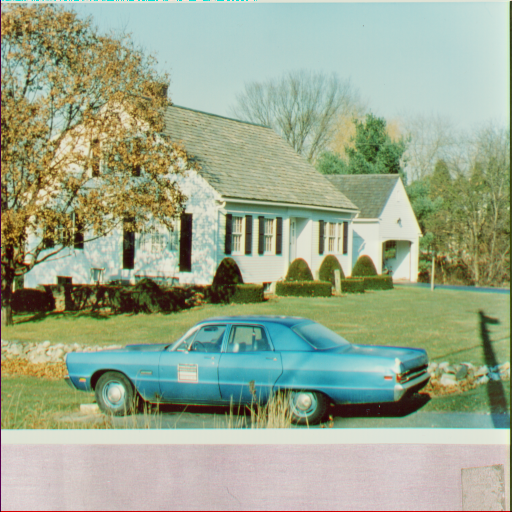
#> input picture tests/house.tiff, 512 x 512 px
$ python house.py
#> lines starting #> are read from the running program, lines starting #| are printed output that depends on the picture
#> further down, image is the input picture: shape (512, 512, 3); mean B, G, R 142.2, 168.2, 155.4
### src/invert_garbage1010/invert.py

import numpy as np
import cv2
def invert(image):
    edit = image.copy()
    height, width, channels = edit.shape
#> height = 512; width = 512; channels = 3
    for y in range(0, width):
        for x in range(0, width):
            b, g, r = (edit[x, y])
            invert = [255 - b, 255 - g, 255 - r]
            edit[x,y] = invert
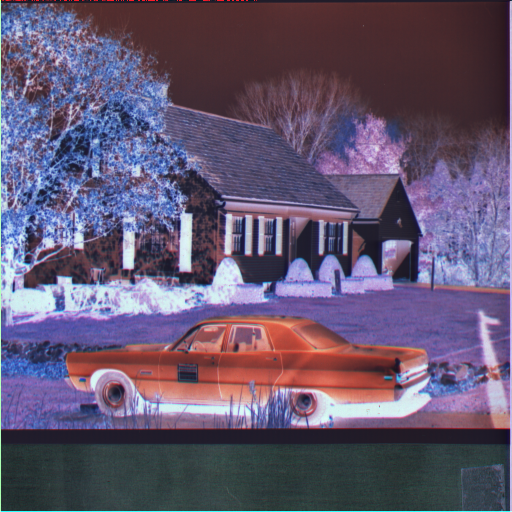
#> edit: shape (512, 512, 3); mean B, G, R 112.8, 86.8, 99.6
    return edit

### tests/house.py
import cv2
from invert import invert

image = cv2.imread('house.tiff')

new = invert(image)
cv2.imwrite('invertedhouse.tiff', new)
